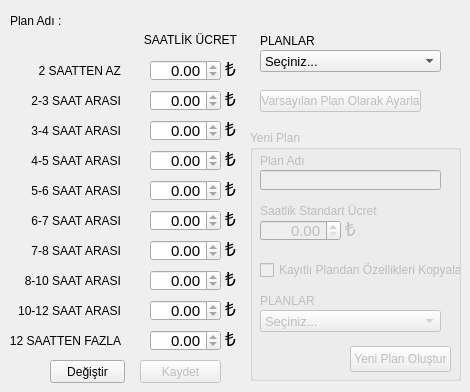
     <widget class="QWidget" name="tab_gen_pricingplans">
      <attribute name="title">
       <string>Ücret Planı Ekle/Değiştir</string>
      </attribute>
      <widget class="QLabel" name="label_8">
       <property name="geometry">
        <rect>
         <x>10</x>
         <y>10</y>
         <width>61</width>
         <height>21</height>
        </rect>
       </property>
       <property name="text">
        <string>Plan Adı :</string>
       </property>
      </widget>
      <widget class="QLabel" name="label_currentplanname">
       <property name="geometry">
        <rect>
         <x>70</x>
         <y>10</y>
         <width>371</width>
         <height>21</height>
        </rect>
       </property>
       <property name="font">
        <font>
         <pointsize>10</pointsize>
         <weight>75</weight>
         <bold>true</bold>
        </font>
       </property>
       <property name="text">
        <string/>
       </property>
       <property name="alignment">
        <set>Qt::AlignLeading|Qt::AlignLeft|Qt::AlignVCenter</set>
       </property>
      </widget>
      <widget class="QLabel" name="label_41">
       <property name="geometry">
        <rect>
         <x>260</x>
         <y>30</y>
         <width>101</width>
         <height>21</height>
        </rect>
       </property>
       <property name="text">
        <string>PLANLAR</string>
       </property>
       <property name="alignment">
        <set>Qt::AlignLeading|Qt::AlignLeft|Qt::AlignVCenter</set>
       </property>
      </widget>
      <widget class="QComboBox" name="comboBox_chooseplan">
       <property name="geometry">
        <rect>
         <x>260</x>
         <y>50</y>
         <width>181</width>
         <height>22</height>
        </rect>
       </property>
       <property name="font">
        <font>
         <pointsize>10</pointsize>
        </font>
       </property>
       <item>
        <property name="text">
         <string>Seçiniz...</string>
        </property>
       </item>
      </widget>
      <widget class="QGroupBox" name="groupBox_newplan">
       <property name="enabled">
        <bool>false</bool>
       </property>
       <property name="geometry">
        <rect>
         <x>250</x>
         <y>130</y>
         <width>211</width>
         <height>251</height>
        </rect>
       </property>
       <property name="title">
        <string>Yeni Plan</string>
       </property>
       <widget class="QLabel" name="label_19">
        <property name="geometry">
         <rect>
          <x>10</x>
          <y>20</y>
          <width>71</width>
          <height>21</height>
         </rect>
        </property>
        <property name="text">
         <string>Plan Adı</string>
        </property>
       </widget>
       <widget class="QLineEdit" name="lineEdit_newplanname">
        <property name="geometry">
         <rect>
          <x>10</x>
          <y>40</y>
          <width>181</width>
          <height>20</height>
         </rect>
        </property>
        <property name="font">
         <font>
          <pointsize>10</pointsize>
         </font>
        </property>
        <property name="maxLength">
         <number>60</number>
        </property>
       </widget>
       <widget class="QLabel" name="label_20">
        <property name="geometry">
         <rect>
          <x>10</x>
          <y>70</y>
          <width>131</width>
          <height>21</height>
         </rect>
        </property>
        <property name="text">
         <string>Saatlik Standart Ücret</string>
        </property>
       </widget>
       <widget class="QLabel" name="label_42">
        <property name="geometry">
         <rect>
          <x>90</x>
          <y>90</y>
          <width>21</width>
          <height>16</height>
         </rect>
        </property>
        <property name="font">
         <font>
          <pointsize>14</pointsize>
         </font>
        </property>
        <property name="text">
         <string>₺</string>
        </property>
        <property name="alignment">
         <set>Qt::AlignCenter</set>
        </property>
       </widget>
       <widget class="QPushButton" name="pushButton_createnewplan">
        <property name="geometry">
         <rect>
          <x>100</x>
          <y>216</y>
          <width>101</width>
          <height>26</height>
         </rect>
        </property>
        <property name="text">
         <string>Yeni Plan Oluştur</string>
        </property>
       </widget>
       <widget class="QCheckBox" name="checkBox_copyexistingplan">
        <property name="geometry">
         <rect>
          <x>10</x>
          <y>130</y>
          <width>201</width>
          <height>20</height>
         </rect>
        </property>
        <property name="text">
         <string>Kayıtlı Plandan Özellikleri Kopyala</string>
        </property>
       </widget>
       <widget class="QComboBox" name="comboBox_existingplans">
        <property name="geometry">
         <rect>
          <x>10</x>
          <y>180</y>
          <width>181</width>
          <height>22</height>
         </rect>
        </property>
        <property name="font">
         <font>
          <pointsize>10</pointsize>
         </font>
        </property>
        <item>
         <property name="text">
          <string>Seçiniz...</string>
         </property>
        </item>
       </widget>
       <widget class="QLabel" name="label_43">
        <property name="geometry">
         <rect>
          <x>10</x>
          <y>160</y>
          <width>111</width>
          <height>21</height>
         </rect>
        </property>
        <property name="text">
         <string>PLANLAR</string>
        </property>
        <property name="alignment">
         <set>Qt::AlignLeading|Qt::AlignLeft|Qt::AlignVCenter</set>
        </property>
       </widget>
       <widget class="QDoubleSpinBox" name="doubleSpinBox_newplanprice">
        <property name="geometry">
         <rect>
          <x>10</x>
          <y>90</y>
          <width>81</width>
          <height>21</height>
         </rect>
        </property>
        <property name="font">
         <font>
          <pointsize>11</pointsize>
         </font>
        </property>
        <property name="alignment">
         <set>Qt::AlignRight|Qt::AlignTrailing|Qt::AlignVCenter</set>
        </property>
        <property name="prefix">
         <string/>
        </property>
        <property name="suffix">
         <string/>
        </property>
        <property name="maximum">
         <double>49.990000000000002</double>
        </property>
       </widget>
      </widget>
      <widget class="QPushButton" name="pushButton_enablechange">
       <property name="geometry">
        <rect>
         <x>50</x>
         <y>360</y>
         <width>75</width>
         <height>23</height>
        </rect>
       </property>
       <property name="text">
        <string>Değiştir</string>
       </property>
      </widget>
      <widget class="QPushButton" name="pushButton_saveplan">
       <property name="enabled">
        <bool>false</bool>
       </property>
       <property name="geometry">
        <rect>
         <x>140</x>
         <y>360</y>
         <width>81</width>
         <height>23</height>
        </rect>
       </property>
       <property name="text">
        <string>Kaydet</string>
       </property>
       <property name="autoDefault">
        <bool>false</bool>
       </property>
      </widget>
      <widget class="QLabel" name="label_11">
       <property name="geometry">
        <rect>
         <x>10</x>
         <y>120</y>
         <width>111</width>
         <height>21</height>
        </rect>
       </property>
       <property name="text">
        <string>3-4 SAAT ARASI</string>
       </property>
       <property name="alignment">
        <set>Qt::AlignRight|Qt::AlignTrailing|Qt::AlignVCenter</set>
       </property>
      </widget>
      <widget class="QLabel" name="label_32">
       <property name="geometry">
        <rect>
         <x>220</x>
         <y>90</y>
         <width>21</width>
         <height>16</height>
        </rect>
       </property>
       <property name="font">
        <font>
         <pointsize>14</pointsize>
        </font>
       </property>
       <property name="text">
        <string>₺</string>
       </property>
       <property name="alignment">
        <set>Qt::AlignCenter</set>
       </property>
      </widget>
      <widget class="QLabel" name="label_12">
       <property name="geometry">
        <rect>
         <x>10</x>
         <y>150</y>
         <width>111</width>
         <height>21</height>
        </rect>
       </property>
       <property name="text">
        <string>4-5 SAAT ARASI</string>
       </property>
       <property name="alignment">
        <set>Qt::AlignRight|Qt::AlignTrailing|Qt::AlignVCenter</set>
       </property>
      </widget>
      <widget class="QLabel" name="label_35">
       <property name="geometry">
        <rect>
         <x>220</x>
         <y>180</y>
         <width>21</width>
         <height>16</height>
        </rect>
       </property>
       <property name="font">
        <font>
         <pointsize>14</pointsize>
        </font>
       </property>
       <property name="text">
        <string>₺</string>
       </property>
       <property name="alignment">
        <set>Qt::AlignCenter</set>
       </property>
      </widget>
      <widget class="QLabel" name="label_39">
       <property name="geometry">
        <rect>
         <x>220</x>
         <y>240</y>
         <width>21</width>
         <height>16</height>
        </rect>
       </property>
       <property name="font">
        <font>
         <pointsize>14</pointsize>
        </font>
       </property>
       <property name="text">
        <string>₺</string>
       </property>
       <property name="alignment">
        <set>Qt::AlignCenter</set>
       </property>
      </widget>
      <widget class="QLabel" name="label_10">
       <property name="geometry">
        <rect>
         <x>10</x>
         <y>90</y>
         <width>111</width>
         <height>21</height>
        </rect>
       </property>
       <property name="text">
        <string>2-3 SAAT ARASI</string>
       </property>
       <property name="alignment">
        <set>Qt::AlignRight|Qt::AlignTrailing|Qt::AlignVCenter</set>
       </property>
      </widget>
      <widget class="QLabel" name="label_30">
       <property name="geometry">
        <rect>
         <x>140</x>
         <y>30</y>
         <width>101</width>
         <height>20</height>
        </rect>
       </property>
       <property name="text">
        <string>SAATLİK ÜCRET</string>
       </property>
       <property name="alignment">
        <set>Qt::AlignCenter</set>
       </property>
      </widget>
      <widget class="QLabel" name="label_37">
       <property name="geometry">
        <rect>
         <x>220</x>
         <y>300</y>
         <width>21</width>
         <height>16</height>
        </rect>
       </property>
       <property name="font">
        <font>
         <pointsize>14</pointsize>
        </font>
       </property>
       <property name="text">
        <string>₺</string>
       </property>
       <property name="alignment">
        <set>Qt::AlignCenter</set>
       </property>
      </widget>
      <widget class="QLabel" name="label_18">
       <property name="geometry">
        <rect>
         <x>10</x>
         <y>330</y>
         <width>111</width>
         <height>21</height>
        </rect>
       </property>
       <property name="text">
        <string>12 SAATTEN FAZLA</string>
       </property>
       <property name="alignment">
        <set>Qt::AlignRight|Qt::AlignTrailing|Qt::AlignVCenter</set>
       </property>
      </widget>
      <widget class="QLabel" name="label_40">
       <property name="geometry">
        <rect>
         <x>220</x>
         <y>330</y>
         <width>21</width>
         <height>16</height>
        </rect>
       </property>
       <property name="font">
        <font>
         <pointsize>14</pointsize>
        </font>
       </property>
       <property name="text">
        <string>₺</string>
       </property>
       <property name="alignment">
        <set>Qt::AlignCenter</set>
       </property>
      </widget>
      <widget class="QLabel" name="label_15">
       <property name="geometry">
        <rect>
         <x>10</x>
         <y>240</y>
         <width>111</width>
         <height>21</height>
        </rect>
       </property>
       <property name="text">
        <string>7-8 SAAT ARASI</string>
       </property>
       <property name="alignment">
        <set>Qt::AlignRight|Qt::AlignTrailing|Qt::AlignVCenter</set>
       </property>
      </widget>
      <widget class="QLabel" name="label_14">
       <property name="geometry">
        <rect>
         <x>10</x>
         <y>210</y>
         <width>111</width>
         <height>21</height>
        </rect>
       </property>
       <property name="text">
        <string>6-7 SAAT ARASI</string>
       </property>
       <property name="alignment">
        <set>Qt::AlignRight|Qt::AlignTrailing|Qt::AlignVCenter</set>
       </property>
      </widget>
      <widget class="QLabel" name="label_17">
       <property name="geometry">
        <rect>
         <x>10</x>
         <y>300</y>
         <width>111</width>
         <height>21</height>
        </rect>
       </property>
       <property name="text">
        <string>10-12 SAAT ARASI</string>
       </property>
       <property name="alignment">
        <set>Qt::AlignRight|Qt::AlignTrailing|Qt::AlignVCenter</set>
       </property>
      </widget>
      <widget class="QLabel" name="label_36">
       <property name="geometry">
        <rect>
         <x>220</x>
         <y>210</y>
         <width>21</width>
         <height>16</height>
        </rect>
       </property>
       <property name="font">
        <font>
         <pointsize>14</pointsize>
        </font>
       </property>
       <property name="text">
        <string>₺</string>
       </property>
       <property name="alignment">
        <set>Qt::AlignCenter</set>
       </property>
      </widget>
      <widget class="QLabel" name="label_38">
       <property name="geometry">
        <rect>
         <x>220</x>
         <y>270</y>
         <width>21</width>
         <height>16</height>
        </rect>
       </property>
       <property name="font">
        <font>
         <pointsize>14</pointsize>
        </font>
       </property>
       <property name="text">
        <string>₺</string>
       </property>
       <property name="alignment">
        <set>Qt::AlignCenter</set>
       </property>
      </widget>
      <widget class="QLabel" name="label_9">
       <property name="geometry">
        <rect>
         <x>10</x>
         <y>60</y>
         <width>111</width>
         <height>21</height>
        </rect>
       </property>
       <property name="text">
        <string>2 SAATTEN AZ</string>
       </property>
       <property name="alignment">
        <set>Qt::AlignRight|Qt::AlignTrailing|Qt::AlignVCenter</set>
       </property>
      </widget>
      <widget class="QLabel" name="label_34">
       <property name="geometry">
        <rect>
         <x>220</x>
         <y>150</y>
         <width>21</width>
         <height>16</height>
        </rect>
       </property>
       <property name="font">
        <font>
         <pointsize>14</pointsize>
        </font>
       </property>
       <property name="text">
        <string>₺</string>
       </property>
       <property name="alignment">
        <set>Qt::AlignCenter</set>
       </property>
      </widget>
      <widget class="QLabel" name="label_13">
       <property name="geometry">
        <rect>
         <x>10</x>
         <y>180</y>
         <width>111</width>
         <height>21</height>
        </rect>
       </property>
       <property name="text">
        <string>5-6 SAAT ARASI</string>
       </property>
       <property name="alignment">
        <set>Qt::AlignRight|Qt::AlignTrailing|Qt::AlignVCenter</set>
       </property>
      </widget>
      <widget class="QLabel" name="label_31">
       <property name="geometry">
        <rect>
         <x>220</x>
         <y>60</y>
         <width>21</width>
         <height>16</height>
        </rect>
       </property>
       <property name="font">
        <font>
         <pointsize>14</pointsize>
        </font>
       </property>
       <property name="text">
        <string>₺</string>
       </property>
       <property name="alignment">
        <set>Qt::AlignCenter</set>
       </property>
      </widget>
      <widget class="QLabel" name="label_33">
       <property name="geometry">
        <rect>
         <x>220</x>
         <y>120</y>
         <width>21</width>
         <height>16</height>
        </rect>
       </property>
       <property name="font">
        <font>
         <pointsize>14</pointsize>
        </font>
       </property>
       <property name="text">
        <string>₺</string>
       </property>
       <property name="alignment">
        <set>Qt::AlignCenter</set>
       </property>
      </widget>
      <widget class="QLabel" name="label_16">
       <property name="geometry">
        <rect>
         <x>10</x>
         <y>270</y>
         <width>111</width>
         <height>21</height>
        </rect>
       </property>
       <property name="text">
        <string>8-10 SAAT ARASI</string>
       </property>
       <property name="alignment">
        <set>Qt::AlignRight|Qt::AlignTrailing|Qt::AlignVCenter</set>
       </property>
      </widget>
      <widget class="QPushButton" name="pushButton_setdefaultplan">
       <property name="enabled">
        <bool>false</bool>
       </property>
       <property name="geometry">
        <rect>
         <x>260</x>
         <y>90</y>
         <width>161</width>
         <height>22</height>
        </rect>
       </property>
       <property name="text">
        <string>Varsayılan Plan Olarak Ayarla</string>
       </property>
      </widget>
      <widget class="QDoubleSpinBox" name="doubleSpinBox_lessthantwo">
       <property name="geometry">
        <rect>
         <x>150</x>
         <y>60</y>
         <width>71</width>
         <height>21</height>
        </rect>
       </property>
       <property name="font">
        <font>
         <pointsize>11</pointsize>
        </font>
       </property>
       <property name="alignment">
        <set>Qt::AlignRight|Qt::AlignTrailing|Qt::AlignVCenter</set>
       </property>
       <property name="readOnly">
        <bool>true</bool>
       </property>
       <property name="prefix">
        <string/>
       </property>
       <property name="suffix">
        <string/>
       </property>
       <property name="maximum">
        <double>49.990000000000002</double>
       </property>
      </widget>
      <widget class="QDoubleSpinBox" name="doubleSpinBox_twothree">
       <property name="geometry">
        <rect>
         <x>150</x>
         <y>90</y>
         <width>71</width>
         <height>21</height>
        </rect>
       </property>
       <property name="font">
        <font>
         <pointsize>11</pointsize>
        </font>
       </property>
       <property name="alignment">
        <set>Qt::AlignRight|Qt::AlignTrailing|Qt::AlignVCenter</set>
       </property>
       <property name="readOnly">
        <bool>true</bool>
       </property>
       <property name="prefix">
        <string/>
       </property>
       <property name="suffix">
        <string/>
       </property>
       <property name="maximum">
        <double>49.990000000000002</double>
       </property>
      </widget>
      <widget class="QDoubleSpinBox" name="doubleSpinBox_threefour">
       <property name="geometry">
        <rect>
         <x>150</x>
         <y>120</y>
         <width>71</width>
         <height>21</height>
        </rect>
       </property>
       <property name="font">
        <font>
         <pointsize>11</pointsize>
        </font>
       </property>
       <property name="alignment">
        <set>Qt::AlignRight|Qt::AlignTrailing|Qt::AlignVCenter</set>
       </property>
       <property name="readOnly">
        <bool>true</bool>
       </property>
       <property name="prefix">
        <string/>
       </property>
       <property name="suffix">
        <string/>
       </property>
       <property name="maximum">
        <double>49.990000000000002</double>
       </property>
      </widget>
      <widget class="QDoubleSpinBox" name="doubleSpinBox_fourfive">
       <property name="geometry">
        <rect>
         <x>150</x>
         <y>150</y>
         <width>71</width>
         <height>21</height>
        </rect>
       </property>
       <property name="font">
        <font>
         <pointsize>11</pointsize>
        </font>
       </property>
       <property name="alignment">
        <set>Qt::AlignRight|Qt::AlignTrailing|Qt::AlignVCenter</set>
       </property>
       <property name="readOnly">
        <bool>true</bool>
       </property>
       <property name="prefix">
        <string/>
       </property>
       <property name="suffix">
        <string/>
       </property>
       <property name="maximum">
        <double>49.990000000000002</double>
       </property>
      </widget>
      <widget class="QDoubleSpinBox" name="doubleSpinBox_fivesix">
       <property name="geometry">
        <rect>
         <x>150</x>
         <y>180</y>
         <width>71</width>
         <height>21</height>
        </rect>
       </property>
       <property name="font">
        <font>
         <pointsize>11</pointsize>
        </font>
       </property>
       <property name="alignment">
        <set>Qt::AlignRight|Qt::AlignTrailing|Qt::AlignVCenter</set>
       </property>
       <property name="readOnly">
        <bool>true</bool>
       </property>
       <property name="prefix">
        <string/>
       </property>
       <property name="suffix">
        <string/>
       </property>
       <property name="maximum">
        <double>49.990000000000002</double>
       </property>
      </widget>
      <widget class="QDoubleSpinBox" name="doubleSpinBox_sixseven">
       <property name="geometry">
        <rect>
         <x>150</x>
         <y>210</y>
         <width>71</width>
         <height>21</height>
        </rect>
       </property>
       <property name="font">
        <font>
         <pointsize>11</pointsize>
        </font>
       </property>
       <property name="alignment">
        <set>Qt::AlignRight|Qt::AlignTrailing|Qt::AlignVCenter</set>
       </property>
       <property name="readOnly">
        <bool>true</bool>
       </property>
       <property name="prefix">
        <string/>
       </property>
       <property name="suffix">
        <string/>
       </property>
       <property name="maximum">
        <double>49.990000000000002</double>
       </property>
      </widget>
      <widget class="QDoubleSpinBox" name="doubleSpinBox_seveneight">
       <property name="geometry">
        <rect>
         <x>150</x>
         <y>240</y>
         <width>71</width>
         <height>21</height>
        </rect>
       </property>
       <property name="font">
        <font>
         <pointsize>11</pointsize>
        </font>
       </property>
       <property name="alignment">
        <set>Qt::AlignRight|Qt::AlignTrailing|Qt::AlignVCenter</set>
       </property>
       <property name="readOnly">
        <bool>true</bool>
       </property>
       <property name="prefix">
        <string/>
       </property>
       <property name="suffix">
        <string/>
       </property>
       <property name="maximum">
        <double>49.990000000000002</double>
       </property>
      </widget>
      <widget class="QDoubleSpinBox" name="doubleSpinBox_eightten">
       <property name="geometry">
        <rect>
         <x>150</x>
         <y>270</y>
         <width>71</width>
         <height>21</height>
        </rect>
       </property>
       <property name="font">
        <font>
         <pointsize>11</pointsize>
        </font>
       </property>
       <property name="alignment">
        <set>Qt::AlignRight|Qt::AlignTrailing|Qt::AlignVCenter</set>
       </property>
       <property name="readOnly">
        <bool>true</bool>
       </property>
       <property name="prefix">
        <string/>
       </property>
       <property name="suffix">
        <string/>
       </property>
       <property name="maximum">
        <double>49.990000000000002</double>
       </property>
      </widget>
      <widget class="QDoubleSpinBox" name="doubleSpinBox_tentwelve">
       <property name="geometry">
        <rect>
         <x>150</x>
         <y>300</y>
         <width>71</width>
         <height>21</height>
        </rect>
       </property>
       <property name="font">
        <font>
         <pointsize>11</pointsize>
        </font>
       </property>
       <property name="alignment">
        <set>Qt::AlignRight|Qt::AlignTrailing|Qt::AlignVCenter</set>
       </property>
       <property name="readOnly">
        <bool>true</bool>
       </property>
       <property name="prefix">
        <string/>
       </property>
       <property name="suffix">
        <string/>
       </property>
       <property name="maximum">
        <double>49.990000000000002</double>
       </property>
      </widget>
      <widget class="QDoubleSpinBox" name="doubleSpinBox_morethantwelve">
       <property name="geometry">
        <rect>
         <x>150</x>
         <y>330</y>
         <width>71</width>
         <height>21</height>
        </rect>
       </property>
       <property name="font">
        <font>
         <pointsize>11</pointsize>
        </font>
       </property>
       <property name="alignment">
        <set>Qt::AlignRight|Qt::AlignTrailing|Qt::AlignVCenter</set>
       </property>
       <property name="readOnly">
        <bool>true</bool>
       </property>
       <property name="prefix">
        <string/>
       </property>
       <property name="suffix">
        <string/>
       </property>
       <property name="maximum">
        <double>49.990000000000002</double>
       </property>
      </widget>
      <widget class="QLabel" name="label_changeicon">
       <property name="geometry">
        <rect>
         <x>30</x>
         <y>363</y>
         <width>16</width>
         <height>16</height>
        </rect>
       </property>
       <property name="text">
        <string/>
       </property>
       <property name="pixmap">
        <pixmap resource="../Assets.qrc">:/Images/assets/images/closed-lock-red.png</pixmap>
       </property>
       <property name="scaledContents">
        <bool>true</bool>
       </property>
       <property name="alignment">
        <set>Qt::AlignCenter</set>
       </property>
      </widget>
     </widget>
